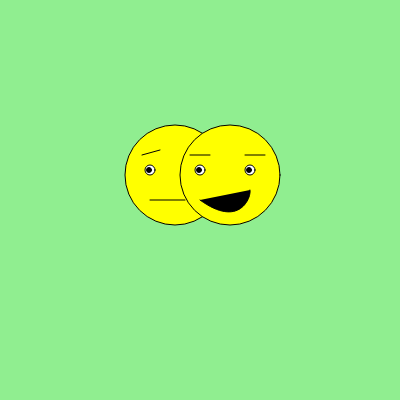
Frame 1 (no input)
Frame 60 (no input): identical to frame 1, image omitted
Frame 120 (the mouse pressed at the canvas centre since frame 60): identical to frame 1, image omitted

The p5.js sketch that drew this single still picture (run headless with seeded random() and noise() and a simulated clock; from frame 60 on, the mouse is pressed at the canvas centre):

// p5.js sketch
// ── sketch.js
function setup() {
  createCanvas(400, 400);
}

function draw() {
  background(144,238,144);
  // L yellow circle base
  fill(255,255,0)
  circle(175,175,100)

  // L left eye
  fill(255,255,255)
 circle(150,170,10)
 fill(0,0,0)
  circle(149,170,5)

 //L right eye
  fill(0,0,0)
 circle(190,170,10)

 // R yellow circle base
  fill(255,255,0)
  circle(230,175,100)

 //R left eye
  fill(255,255,255)
 circle(200,170,10)
 fill(0,0,0)
 circle(199,170,5)
 
 //R right eye
  fill(255,255,255)
 circle(250,170,10)
 fill(0,0,0)
 circle(249,170,5)

 // R smile 
 fill(0,0,0)        
 curve(190,160,250,190,200,200,10,15)

 //L frown
 line(150,200,185,200)

 // L eyebrow
 line(142,155,160,150)

 // R left eyebrow
 line(190,155,210,155)

 // R right eyebrow
 line(245,155,265,155)
}
